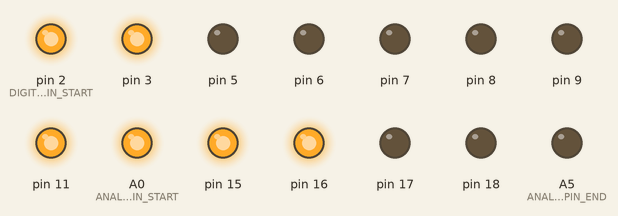
Recording of a sketch running on a simulated Arduino Uno, built with avr-gcc and run on an emulated ATmega328P. Shown: output pins drawn as LEDs (lit = HIGH). Random numbers use the default seed unless the sketch sets one.

Above: at 0.1 s.
At 60.1 s:
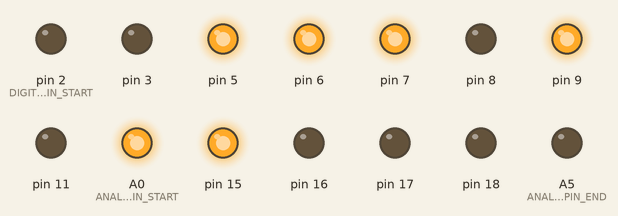
At 120.1 s:
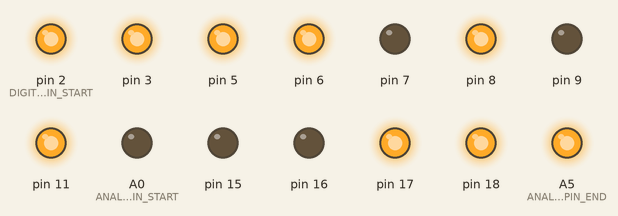
Timing chart, 0 to 121.6 s (numbered marks = the images above):
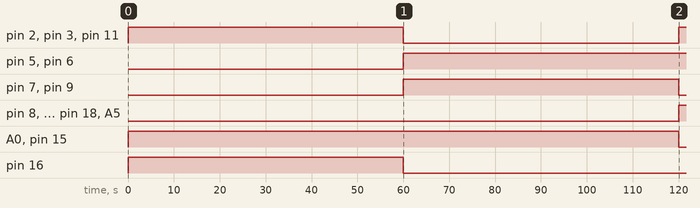

Measured:
- by itself, pin 2 (DIGITAL_PIN_START), pin 3, pin 11: LOW → HIGH at 0.00 s, → LOW 60.0 s later, → HIGH 60.0 s later
- by itself, pin 5, pin 6: LOW → HIGH at 60.0 s
- by itself, pin 7, pin 9: LOW → HIGH at 60.0 s, → LOW 60.0 s later
- by itself, pin 8, pin 17, pin 18, A5 (ANALOG_PIN_END): LOW → HIGH at 120 s
- by itself, A0 (ANALOG_PIN_START), pin 15: LOW → HIGH at 0.00 s, → LOW 120 s later
- by itself, pin 16: LOW → HIGH at 0.00 s, → LOW 60.0 s later

The sketch:

RandomDataToPins.ino
```cpp
#define DIGITAL_PIN_START 2
#define DIGITAL_PIN_END 13
#define ANALOG_PIN_START A0
#define ANALOG_PIN_END A5

void setup() {
    // Set digital pins 2-13 as outputs
    for (int i = DIGITAL_PIN_START; i <= DIGITAL_PIN_END; i++) {
        pinMode(i, OUTPUT);
    }

    // Set analog pins A0-A5 as outputs (though they are normally input, we use PWM on PWM-capable pins)
}

void loop() {
    // Randomly turn digital pins on/off
    for (int i = DIGITAL_PIN_START; i <= DIGITAL_PIN_END; i++) {
        digitalWrite(i, random(2)); // Randomly sets HIGH (1) or LOW (0)
    }

    // Randomly set PWM values to analog pins (0-255)
    for (int i = ANALOG_PIN_START; i <= ANALOG_PIN_END; i++) {
        int pwmValue = random(256); // Random value between 0 and 255
        analogWrite(i, pwmValue);  // Apply PWM to the analog pin
    }

    // Wait 60 seconds before repeating
    delay(60000);
}
```
